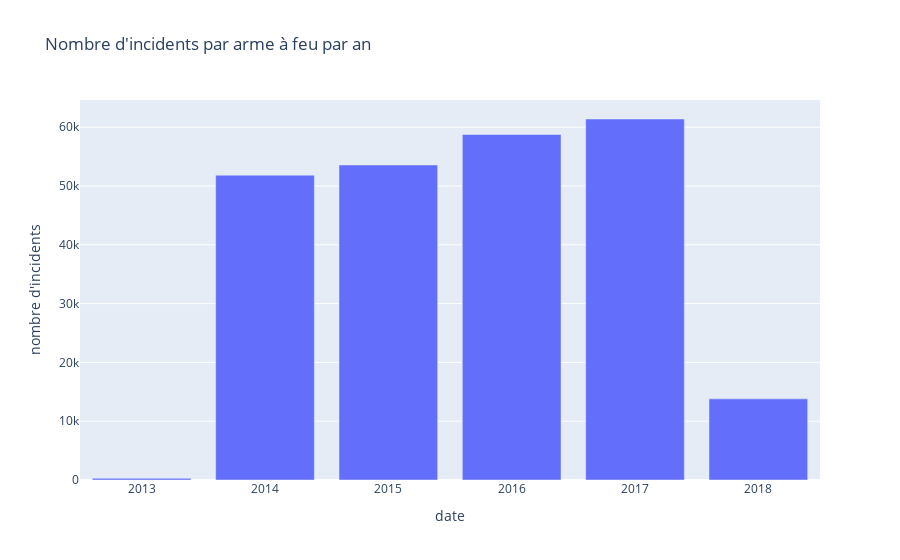

Here is the notebook cell this chart was saved with:
### Code cell
fig1 = px.bar(updated_base, x=pd.unique(updated_base['date'].dt.year), y=updated_base.groupby(updated_base['date'].dt.year).count()['incident_id'],
              labels={"x":"date", "y":"nombre d'incidents"},
              title="Nombre d'incidents par arme à feu par an")


fig1

### Figure 1 — Plotly figure (JSON) as saved in the notebook; plotly's stock layout.template omitted (floating-point values rounded to 4 significant figures)
{"data": [{"alignmentgroup": "True", "hovertemplate": "date=%{x}<br>nombre d'incidents=%{y}<extra></extra>", "legendgroup": "", "marker": {"color": "#636efa", "pattern": {"shape": ""}}, "name": "", "offsetgroup": "", "orientation": "v", "showlegend": false, "textposition": "auto", "type": "bar", "x": [2013, 2014, 2015, 2016, 2017, 2018], "xaxis": "x", "y": [278, 51854, 53579, 58763, 61401, 13802], "yaxis": "y"}], "layout": {"barmode": "relative", "legend": {"tracegroupgap": 0}, "title": {"text": "Nombre d'incidents par arme à feu par an"}, "xaxis": {"anchor": "y", "domain": [0, 1], "title": {"text": "date"}}, "yaxis": {"anchor": "x", "domain": [0, 1], "title": {"text": "nombre d'incidents"}}}}
